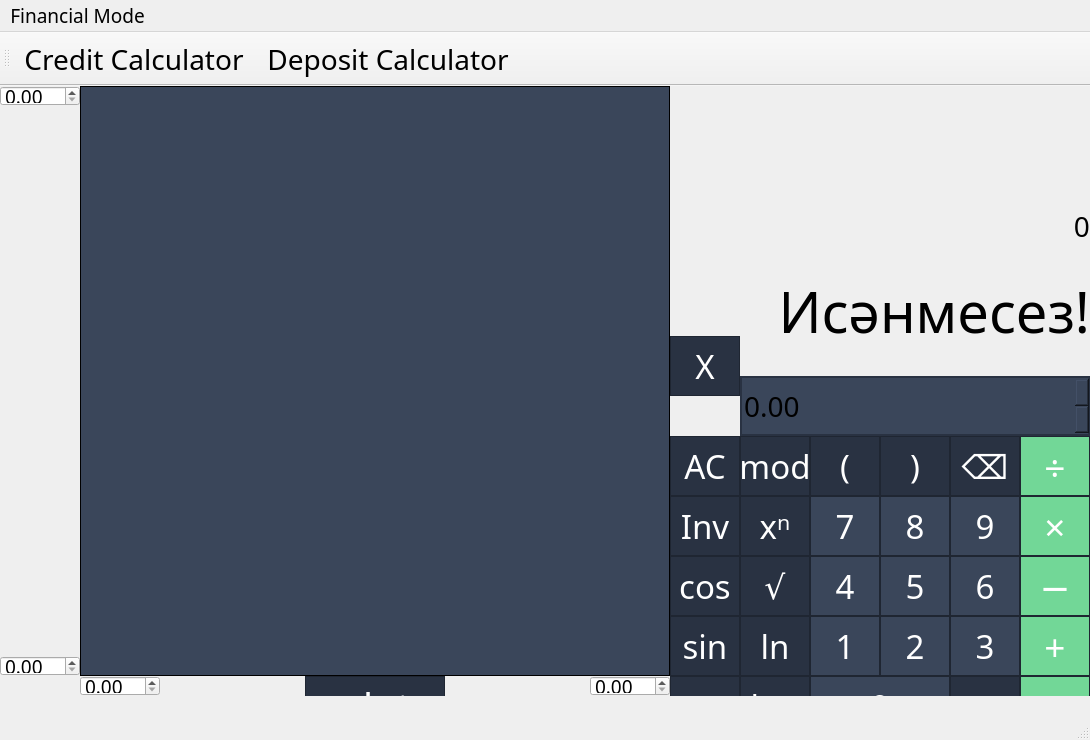
 <widget class="QMainWindow" name="MainWindow">
  <property name="geometry">
   <rect>
    <x>0</x>
    <y>0</y>
    <width>1090</width>
    <height>740</height>
   </rect>
  </property>
  <property name="sizePolicy">
   <sizepolicy hsizetype="Preferred" vsizetype="Preferred">
    <horstretch>0</horstretch>
    <verstretch>0</verstretch>
   </sizepolicy>
  </property>
  <property name="font">
   <font>
    <family>Arial Rounded MT Bold</family>
    <pointsize>14</pointsize>
   </font>
  </property>
  <property name="windowTitle">
   <string>SmartCalc_v1.0</string>
  </property>
  <property name="styleSheet">
   <string notr="true"/>
  </property>
  <property name="iconSize">
   <size>
    <width>21</width>
    <height>21</height>
   </size>
  </property>
  <widget class="QWidget" name="centralwidget">
   <widget class="QPushButton" name="pushButton_AC">
    <property name="geometry">
     <rect>
      <x>670</x>
      <y>350</y>
      <width>70</width>
      <height>60</height>
     </rect>
    </property>
    <property name="sizePolicy">
     <sizepolicy hsizetype="Minimum" vsizetype="Minimum">
      <horstretch>0</horstretch>
      <verstretch>0</verstretch>
     </sizepolicy>
    </property>
    <property name="font">
     <font>
      <family>Arial Rounded MT Bold</family>
      <pointsize>25</pointsize>
     </font>
    </property>
    <property name="styleSheet">
     <string notr="true">QPushButton {
	border: 1px solid rgb(31, 38, 50);
	background-color: rgb(41, 50, 66);
	color: white;
}

QPushButton:pressed {
	background-color: rgb(32, 39, 53);
}</string>
    </property>
    <property name="text">
     <string>AC</string>
    </property>
   </widget>
   <widget class="QPushButton" name="pushButton_7">
    <property name="geometry">
     <rect>
      <x>810</x>
      <y>410</y>
      <width>70</width>
      <height>60</height>
     </rect>
    </property>
    <property name="sizePolicy">
     <sizepolicy hsizetype="Minimum" vsizetype="Minimum">
      <horstretch>0</horstretch>
      <verstretch>0</verstretch>
     </sizepolicy>
    </property>
    <property name="font">
     <font>
      <family>Arial Rounded MT Bold</family>
      <pointsize>25</pointsize>
     </font>
    </property>
    <property name="styleSheet">
     <string notr="true">QPushButton {
	border: 1px solid rgb(31, 38, 50);
	background-color: rgb(58, 70, 90);
	color: white;
}

QPushButton:pressed {
	background-color: rgb(50, 61, 79)
}</string>
    </property>
    <property name="text">
     <string>7</string>
    </property>
   </widget>
   <widget class="QPushButton" name="pushButton_4">
    <property name="geometry">
     <rect>
      <x>810</x>
      <y>470</y>
      <width>70</width>
      <height>60</height>
     </rect>
    </property>
    <property name="sizePolicy">
     <sizepolicy hsizetype="Minimum" vsizetype="Minimum">
      <horstretch>0</horstretch>
      <verstretch>0</verstretch>
     </sizepolicy>
    </property>
    <property name="font">
     <font>
      <family>Arial Rounded MT Bold</family>
      <pointsize>25</pointsize>
     </font>
    </property>
    <property name="styleSheet">
     <string notr="true">QPushButton {
	border: 1px solid rgb(31, 38, 50);
	background-color: rgb(58, 70, 90);
	color: white;
}

QPushButton:pressed {
	background-color: rgb(50, 61, 79)
}</string>
    </property>
    <property name="text">
     <string>4</string>
    </property>
   </widget>
   <widget class="QPushButton" name="pushButton_1">
    <property name="geometry">
     <rect>
      <x>810</x>
      <y>530</y>
      <width>70</width>
      <height>60</height>
     </rect>
    </property>
    <property name="sizePolicy">
     <sizepolicy hsizetype="Minimum" vsizetype="Minimum">
      <horstretch>0</horstretch>
      <verstretch>0</verstretch>
     </sizepolicy>
    </property>
    <property name="font">
     <font>
      <family>Arial Rounded MT Bold</family>
      <pointsize>25</pointsize>
     </font>
    </property>
    <property name="styleSheet">
     <string notr="true">QPushButton {
	border: 1px solid rgb(31, 38, 50);
	background-color: rgb(58, 70, 90);
	color: white;
}

QPushButton:pressed {
	background-color: rgb(50, 61, 79)
}</string>
    </property>
    <property name="text">
     <string>1</string>
    </property>
   </widget>
   <widget class="QPushButton" name="pushButton_0">
    <property name="geometry">
     <rect>
      <x>810</x>
      <y>590</y>
      <width>140</width>
      <height>60</height>
     </rect>
    </property>
    <property name="sizePolicy">
     <sizepolicy hsizetype="Minimum" vsizetype="Minimum">
      <horstretch>0</horstretch>
      <verstretch>0</verstretch>
     </sizepolicy>
    </property>
    <property name="font">
     <font>
      <family>Arial Rounded MT Bold</family>
      <pointsize>25</pointsize>
     </font>
    </property>
    <property name="styleSheet">
     <string notr="true">QPushButton {
	border: 1px solid rgb(31, 38, 50);
	background-color: rgb(58, 70, 90);
	color: white;
}

QPushButton:pressed {
	background-color: rgb(50, 61, 79)
}</string>
    </property>
    <property name="text">
     <string>0</string>
    </property>
   </widget>
   <widget class="QPushButton" name="pushButton_8">
    <property name="geometry">
     <rect>
      <x>880</x>
      <y>410</y>
      <width>70</width>
      <height>60</height>
     </rect>
    </property>
    <property name="sizePolicy">
     <sizepolicy hsizetype="Minimum" vsizetype="Minimum">
      <horstretch>0</horstretch>
      <verstretch>0</verstretch>
     </sizepolicy>
    </property>
    <property name="font">
     <font>
      <family>Arial Rounded MT Bold</family>
      <pointsize>25</pointsize>
     </font>
    </property>
    <property name="styleSheet">
     <string notr="true">QPushButton {
	border: 1px solid rgb(31, 38, 50);
	background-color: rgb(58, 70, 90);
	color: white;
}

QPushButton:pressed {
	background-color: rgb(50, 61, 79)
}</string>
    </property>
    <property name="text">
     <string>8</string>
    </property>
   </widget>
   <widget class="QPushButton" name="pushButton_5">
    <property name="geometry">
     <rect>
      <x>880</x>
      <y>470</y>
      <width>70</width>
      <height>60</height>
     </rect>
    </property>
    <property name="sizePolicy">
     <sizepolicy hsizetype="Minimum" vsizetype="Minimum">
      <horstretch>0</horstretch>
      <verstretch>0</verstretch>
     </sizepolicy>
    </property>
    <property name="font">
     <font>
      <family>Arial Rounded MT Bold</family>
      <pointsize>25</pointsize>
     </font>
    </property>
    <property name="styleSheet">
     <string notr="true">QPushButton {
	border: 1px solid rgb(31, 38, 50);
	background-color: rgb(58, 70, 90);
	color: white;
}

QPushButton:pressed {
	background-color: rgb(50, 61, 79)
}</string>
    </property>
    <property name="text">
     <string>5</string>
    </property>
   </widget>
   <widget class="QPushButton" name="pushButton_2">
    <property name="geometry">
     <rect>
      <x>880</x>
      <y>530</y>
      <width>70</width>
      <height>60</height>
     </rect>
    </property>
    <property name="sizePolicy">
     <sizepolicy hsizetype="Minimum" vsizetype="Minimum">
      <horstretch>0</horstretch>
      <verstretch>0</verstretch>
     </sizepolicy>
    </property>
    <property name="font">
     <font>
      <family>Arial Rounded MT Bold</family>
      <pointsize>25</pointsize>
     </font>
    </property>
    <property name="styleSheet">
     <string notr="true">QPushButton {
	border: 1px solid rgb(31, 38, 50);
	background-color: rgb(58, 70, 90);
	color: white;
}

QPushButton:pressed {
	background-color: rgb(50, 61, 79)
}</string>
    </property>
    <property name="text">
     <string>2</string>
    </property>
   </widget>
   <widget class="QPushButton" name="pushButton_9">
    <property name="geometry">
     <rect>
      <x>950</x>
      <y>410</y>
      <width>70</width>
      <height>60</height>
     </rect>
    </property>
    <property name="sizePolicy">
     <sizepolicy hsizetype="Minimum" vsizetype="Minimum">
      <horstretch>0</horstretch>
      <verstretch>0</verstretch>
     </sizepolicy>
    </property>
    <property name="font">
     <font>
      <family>Arial Rounded MT Bold</family>
      <pointsize>25</pointsize>
     </font>
    </property>
    <property name="styleSheet">
     <string notr="true">QPushButton {
	border: 1px solid rgb(31, 38, 50);
	background-color: rgb(58, 70, 90);
	color: white;
}

QPushButton:pressed {
	background-color: rgb(50, 61, 79)
}</string>
    </property>
    <property name="text">
     <string>9</string>
    </property>
   </widget>
   <widget class="QPushButton" name="pushButton_6">
    <property name="geometry">
     <rect>
      <x>950</x>
      <y>470</y>
      <width>70</width>
      <height>60</height>
     </rect>
    </property>
    <property name="sizePolicy">
     <sizepolicy hsizetype="Minimum" vsizetype="Minimum">
      <horstretch>0</horstretch>
      <verstretch>0</verstretch>
     </sizepolicy>
    </property>
    <property name="font">
     <font>
      <family>Arial Rounded MT Bold</family>
      <pointsize>25</pointsize>
     </font>
    </property>
    <property name="styleSheet">
     <string notr="true">QPushButton {
	border: 1px solid rgb(31, 38, 50);
	background-color: rgb(58, 70, 90);
	color: white;
}

QPushButton:pressed {
	background-color: rgb(50, 61, 79)
}</string>
    </property>
    <property name="text">
     <string>6</string>
    </property>
   </widget>
   <widget class="QPushButton" name="pushButton_3">
    <property name="geometry">
     <rect>
      <x>950</x>
      <y>530</y>
      <width>70</width>
      <height>60</height>
     </rect>
    </property>
    <property name="sizePolicy">
     <sizepolicy hsizetype="Minimum" vsizetype="Minimum">
      <horstretch>0</horstretch>
      <verstretch>0</verstretch>
     </sizepolicy>
    </property>
    <property name="font">
     <font>
      <family>Arial Rounded MT Bold</family>
      <pointsize>25</pointsize>
     </font>
    </property>
    <property name="styleSheet">
     <string notr="true">QPushButton {
	border: 1px solid rgb(31, 38, 50);
	background-color: rgb(58, 70, 90);
	color: white;
}

QPushButton:pressed {
	background-color: rgb(50, 61, 79)
}</string>
    </property>
    <property name="text">
     <string>3</string>
    </property>
   </widget>
   <widget class="QPushButton" name="pushButton_op_div">
    <property name="geometry">
     <rect>
      <x>1020</x>
      <y>350</y>
      <width>70</width>
      <height>60</height>
     </rect>
    </property>
    <property name="sizePolicy">
     <sizepolicy hsizetype="Minimum" vsizetype="Minimum">
      <horstretch>0</horstretch>
      <verstretch>0</verstretch>
     </sizepolicy>
    </property>
    <property name="font">
     <font>
      <family>Arial Rounded MT Bold</family>
      <pointsize>28</pointsize>
     </font>
    </property>
    <property name="styleSheet">
     <string notr="true">QPushButton {
	border: 1px solid rgb(31, 38, 50);
	background-color:rgb(114, 215, 151);
	color: white;
}

QPushButton:pressed {
	background-color: rgb(104, 196, 138);
}</string>
    </property>
    <property name="text">
     <string>÷</string>
    </property>
   </widget>
   <widget class="QPushButton" name="pushButton_op_mult">
    <property name="geometry">
     <rect>
      <x>1020</x>
      <y>410</y>
      <width>70</width>
      <height>60</height>
     </rect>
    </property>
    <property name="sizePolicy">
     <sizepolicy hsizetype="Minimum" vsizetype="Minimum">
      <horstretch>0</horstretch>
      <verstretch>0</verstretch>
     </sizepolicy>
    </property>
    <property name="font">
     <font>
      <family>Arial Rounded MT Bold</family>
      <pointsize>28</pointsize>
     </font>
    </property>
    <property name="styleSheet">
     <string notr="true">QPushButton {
	border: 1px solid rgb(31, 38, 50);
	background-color:rgb(114, 215, 151);
	color: white;
}

QPushButton:pressed {
	background-color: rgb(104, 196, 138);
}</string>
    </property>
    <property name="text">
     <string>×</string>
    </property>
   </widget>
   <widget class="QPushButton" name="pushButton_op_minus">
    <property name="geometry">
     <rect>
      <x>1020</x>
      <y>470</y>
      <width>70</width>
      <height>60</height>
     </rect>
    </property>
    <property name="sizePolicy">
     <sizepolicy hsizetype="Minimum" vsizetype="Minimum">
      <horstretch>0</horstretch>
      <verstretch>0</verstretch>
     </sizepolicy>
    </property>
    <property name="font">
     <font>
      <family>Arial Rounded MT Bold</family>
      <pointsize>28</pointsize>
     </font>
    </property>
    <property name="styleSheet">
     <string notr="true">QPushButton {
	border: 1px solid rgb(31, 38, 50);
	background-color:rgb(114, 215, 151);
	color: white;
}

QPushButton:pressed {
	background-color: rgb(104, 196, 138);
}</string>
    </property>
    <property name="text">
     <string>−</string>
    </property>
   </widget>
   <widget class="QPushButton" name="pushButton_op_plus">
    <property name="geometry">
     <rect>
      <x>1020</x>
      <y>530</y>
      <width>70</width>
      <height>60</height>
     </rect>
    </property>
    <property name="sizePolicy">
     <sizepolicy hsizetype="Minimum" vsizetype="Minimum">
      <horstretch>0</horstretch>
      <verstretch>0</verstretch>
     </sizepolicy>
    </property>
    <property name="font">
     <font>
      <family>Arial Rounded MT Bold</family>
      <pointsize>28</pointsize>
     </font>
    </property>
    <property name="styleSheet">
     <string notr="true">QPushButton {
	border: 1px solid rgb(31, 38, 50);
	background-color:rgb(114, 215, 151);
	color: white;
}

QPushButton:pressed {
	background-color: rgb(104, 196, 138);
}</string>
    </property>
    <property name="text">
     <string>+</string>
    </property>
   </widget>
   <widget class="QPushButton" name="pushButton_dot">
    <property name="geometry">
     <rect>
      <x>950</x>
      <y>590</y>
      <width>70</width>
      <height>60</height>
     </rect>
    </property>
    <property name="sizePolicy">
     <sizepolicy hsizetype="Minimum" vsizetype="Minimum">
      <horstretch>0</horstretch>
      <verstretch>0</verstretch>
     </sizepolicy>
    </property>
    <property name="font">
     <font>
      <family>Arial Rounded MT Bold</family>
      <pointsize>25</pointsize>
     </font>
    </property>
    <property name="styleSheet">
     <string notr="true">QPushButton {
	border: 1px solid rgb(31, 38, 50);
	background-color: rgb(41, 50, 66);
	color: white;
}

QPushButton:pressed {
	background-color: rgb(32, 39, 53);
}</string>
    </property>
    <property name="text">
     <string>.</string>
    </property>
    <property name="checkable">
     <bool>true</bool>
    </property>
    <property name="checked">
     <bool>false</bool>
    </property>
   </widget>
   <widget class="QPushButton" name="pushButton_calc">
    <property name="geometry">
     <rect>
      <x>1020</x>
      <y>590</y>
      <width>70</width>
      <height>60</height>
     </rect>
    </property>
    <property name="font">
     <font>
      <family>Arial Rounded MT Bold</family>
      <pointsize>28</pointsize>
      <italic>false</italic>
      <bold>false</bold>
      <underline>false</underline>
      <kerning>true</kerning>
     </font>
    </property>
    <property name="mouseTracking">
     <bool>false</bool>
    </property>
    <property name="styleSheet">
     <string notr="true">QPushButton {
	border: 1px solid rgb(31, 38, 50);
	background-color:rgb(114, 215, 151);
	color: white;
}

QPushButton:pressed {
	background-color: rgb(104, 196, 138);
}</string>
    </property>
    <property name="text">
     <string extracomment="Calculate">=</string>
    </property>
    <property name="iconSize">
     <size>
      <width>1</width>
      <height>1</height>
     </size>
    </property>
    <property name="checkable">
     <bool>false</bool>
    </property>
    <property name="checked">
     <bool>false</bool>
    </property>
   </widget>
   <widget class="QPushButton" name="pushButton_open_bracket">
    <property name="geometry">
     <rect>
      <x>810</x>
      <y>350</y>
      <width>70</width>
      <height>60</height>
     </rect>
    </property>
    <property name="sizePolicy">
     <sizepolicy hsizetype="Minimum" vsizetype="Minimum">
      <horstretch>0</horstretch>
      <verstretch>0</verstretch>
     </sizepolicy>
    </property>
    <property name="font">
     <font>
      <family>Arial Rounded MT Bold</family>
      <pointsize>25</pointsize>
     </font>
    </property>
    <property name="styleSheet">
     <string notr="true">QPushButton {
	border: 1px solid rgb(31, 38, 50);
	background-color: rgb(41, 50, 66);
	color: white;
}

QPushButton:pressed {
	background-color: rgb(32, 39, 53);
}</string>
    </property>
    <property name="text">
     <string>(</string>
    </property>
   </widget>
   <widget class="QPushButton" name="pushButton_close_bracket">
    <property name="geometry">
     <rect>
      <x>880</x>
      <y>350</y>
      <width>70</width>
      <height>60</height>
     </rect>
    </property>
    <property name="sizePolicy">
     <sizepolicy hsizetype="Minimum" vsizetype="Minimum">
      <horstretch>0</horstretch>
      <verstretch>0</verstretch>
     </sizepolicy>
    </property>
    <property name="font">
     <font>
      <family>Arial Rounded MT Bold</family>
      <pointsize>25</pointsize>
     </font>
    </property>
    <property name="styleSheet">
     <string notr="true">QPushButton {
	border: 1px solid rgb(31, 38, 50);
	background-color: rgb(41, 50, 66);
	color: white;
}

QPushButton:pressed {
	background-color: rgb(32, 39, 53);
}</string>
    </property>
    <property name="text">
     <string>)</string>
    </property>
   </widget>
   <widget class="QLabel" name="label_input">
    <property name="geometry">
     <rect>
      <x>670</x>
      <y>0</y>
      <width>420</width>
      <height>160</height>
     </rect>
    </property>
    <property name="sizePolicy">
     <sizepolicy hsizetype="Preferred" vsizetype="Preferred">
      <horstretch>0</horstretch>
      <verstretch>0</verstretch>
     </sizepolicy>
    </property>
    <property name="font">
     <font>
      <family>Arial Rounded MT Bold</family>
      <pointsize>21</pointsize>
     </font>
    </property>
    <property name="styleSheet">
     <string notr="true">QLabel {
	border: disable;
}</string>
    </property>
    <property name="frameShape">
     <enum>QFrame::StyledPanel</enum>
    </property>
    <property name="text">
     <string>0</string>
    </property>
    <property name="alignment">
     <set>Qt::AlignBottom|Qt::AlignRight|Qt::AlignTrailing</set>
    </property>
    <property name="wordWrap">
     <bool>true</bool>
    </property>
    <property name="margin">
     <number>11</number>
    </property>
    <property name="indent">
     <number>-1</number>
    </property>
   </widget>
   <widget class="QDoubleSpinBox" name="doubleSpinBox_var">
    <property name="enabled">
     <bool>true</bool>
    </property>
    <property name="geometry">
     <rect>
      <x>740</x>
      <y>290</y>
      <width>350</width>
      <height>60</height>
     </rect>
    </property>
    <property name="font">
     <font>
      <family>Arial Rounded MT Bold</family>
      <pointsize>21</pointsize>
     </font>
    </property>
    <property name="mouseTracking">
     <bool>false</bool>
    </property>
    <property name="styleSheet">
     <string notr="true">QDoubleSpinBox {
	border : 2px solid rgb(41, 50, 66);
	background : rgb(58, 70, 90);
}</string>
    </property>
    <property name="singleStep">
     <double>0.100000000000000</double>
    </property>
   </widget>
   <widget class="QPushButton" name="pushButton_delete_prev">
    <property name="geometry">
     <rect>
      <x>950</x>
      <y>350</y>
      <width>70</width>
      <height>60</height>
     </rect>
    </property>
    <property name="sizePolicy">
     <sizepolicy hsizetype="Minimum" vsizetype="Minimum">
      <horstretch>0</horstretch>
      <verstretch>0</verstretch>
     </sizepolicy>
    </property>
    <property name="font">
     <font>
      <family>Arial Rounded MT Bold</family>
      <pointsize>25</pointsize>
     </font>
    </property>
    <property name="styleSheet">
     <string notr="true">QPushButton {
	border: 1px solid rgb(31, 38, 50);
	background-color: rgb(41, 50, 66);
	color: white;
}

QPushButton:pressed {
	background-color: rgb(32, 39, 53);
}</string>
    </property>
    <property name="text">
     <string>⌫</string>
    </property>
   </widget>
   <widget class="QPushButton" name="pushButton_mfunc_sqrt">
    <property name="geometry">
     <rect>
      <x>740</x>
      <y>470</y>
      <width>70</width>
      <height>60</height>
     </rect>
    </property>
    <property name="sizePolicy">
     <sizepolicy hsizetype="Minimum" vsizetype="Minimum">
      <horstretch>0</horstretch>
      <verstretch>0</verstretch>
     </sizepolicy>
    </property>
    <property name="font">
     <font>
      <family>Arial Rounded MT Bold</family>
      <pointsize>25</pointsize>
     </font>
    </property>
    <property name="styleSheet">
     <string notr="true">QPushButton {
	border: 1px solid rgb(31, 38, 50);
	background-color: rgb(41, 50, 66);
	color: white;
}

QPushButton:pressed {
	background-color: rgb(32, 39, 53);
}</string>
    </property>
    <property name="text">
     <string>√</string>
    </property>
   </widget>
   <widget class="QPushButton" name="pushButton_mfunc_cos">
    <property name="geometry">
     <rect>
      <x>670</x>
      <y>470</y>
      <width>70</width>
      <height>60</height>
     </rect>
    </property>
    <property name="sizePolicy">
     <sizepolicy hsizetype="Minimum" vsizetype="Minimum">
      <horstretch>0</horstretch>
      <verstretch>0</verstretch>
     </sizepolicy>
    </property>
    <property name="font">
     <font>
      <family>Arial Rounded MT Bold</family>
      <pointsize>25</pointsize>
     </font>
    </property>
    <property name="styleSheet">
     <string notr="true">QPushButton {
	border: 1px solid rgb(31, 38, 50);
	background-color: rgb(41, 50, 66);
	color: white;
}

QPushButton:pressed {
	background-color: rgb(32, 39, 53);
}</string>
    </property>
    <property name="text">
     <string>cos</string>
    </property>
   </widget>
   <widget class="QPushButton" name="pushButton_mfunc_sin">
    <property name="geometry">
     <rect>
      <x>670</x>
      <y>530</y>
      <width>70</width>
      <height>60</height>
     </rect>
    </property>
    <property name="sizePolicy">
     <sizepolicy hsizetype="Minimum" vsizetype="Minimum">
      <horstretch>0</horstretch>
      <verstretch>0</verstretch>
     </sizepolicy>
    </property>
    <property name="font">
     <font>
      <family>Arial Rounded MT Bold</family>
      <pointsize>25</pointsize>
     </font>
    </property>
    <property name="styleSheet">
     <string notr="true">QPushButton {
	border: 1px solid rgb(31, 38, 50);
	background-color: rgb(41, 50, 66);
	color: white;
}

QPushButton:pressed {
	background-color: rgb(32, 39, 53);
}</string>
    </property>
    <property name="text">
     <string>sin</string>
    </property>
   </widget>
   <widget class="QPushButton" name="pushButton_mfunc_tan">
    <property name="geometry">
     <rect>
      <x>670</x>
      <y>590</y>
      <width>70</width>
      <height>60</height>
     </rect>
    </property>
    <property name="sizePolicy">
     <sizepolicy hsizetype="Minimum" vsizetype="Minimum">
      <horstretch>0</horstretch>
      <verstretch>0</verstretch>
     </sizepolicy>
    </property>
    <property name="font">
     <font>
      <family>Arial Rounded MT Bold</family>
      <pointsize>25</pointsize>
     </font>
    </property>
    <property name="styleSheet">
     <string notr="true">QPushButton {
	border: 1px solid rgb(31, 38, 50);
	background-color: rgb(41, 50, 66);
	color: white;
}

QPushButton:pressed {
	background-color: rgb(32, 39, 53);
}</string>
    </property>
    <property name="text">
     <string>tan</string>
    </property>
   </widget>
   <widget class="QPushButton" name="pushButton_mfunc_ln">
    <property name="geometry">
     <rect>
      <x>740</x>
      <y>530</y>
      <width>70</width>
      <height>60</height>
     </rect>
    </property>
    <property name="sizePolicy">
     <sizepolicy hsizetype="Minimum" vsizetype="Minimum">
      <horstretch>0</horstretch>
      <verstretch>0</verstretch>
     </sizepolicy>
    </property>
    <property name="font">
     <font>
      <family>Arial Rounded MT Bold</family>
      <pointsize>25</pointsize>
     </font>
    </property>
    <property name="styleSheet">
     <string notr="true">QPushButton {
	border: 1px solid rgb(31, 38, 50);
	background-color: rgb(41, 50, 66);
	color: white;
}

QPushButton:pressed {
	background-color: rgb(32, 39, 53);
}</string>
    </property>
    <property name="text">
     <string>ln</string>
    </property>
   </widget>
   <widget class="QPushButton" name="pushButton_mfunc_log">
    <property name="geometry">
     <rect>
      <x>740</x>
      <y>590</y>
      <width>70</width>
      <height>60</height>
     </rect>
    </property>
    <property name="sizePolicy">
     <sizepolicy hsizetype="Minimum" vsizetype="Minimum">
      <horstretch>0</horstretch>
      <verstretch>0</verstretch>
     </sizepolicy>
    </property>
    <property name="font">
     <font>
      <family>Arial Rounded MT Bold</family>
      <pointsize>25</pointsize>
     </font>
    </property>
    <property name="styleSheet">
     <string notr="true">QPushButton {
	border: 1px solid rgb(31, 38, 50);
	background-color: rgb(41, 50, 66);
	color: white;
}

QPushButton:pressed {
	background-color: rgb(32, 39, 53);
}</string>
    </property>
    <property name="text">
     <string>log</string>
    </property>
   </widget>
   <widget class="QPushButton" name="pushButton_op_pow">
    <property name="geometry">
     <rect>
      <x>740</x>
      <y>410</y>
      <width>70</width>
      <height>60</height>
     </rect>
    </property>
    <property name="sizePolicy">
     <sizepolicy hsizetype="Minimum" vsizetype="Minimum">
      <horstretch>0</horstretch>
      <verstretch>0</verstretch>
     </sizepolicy>
    </property>
    <property name="font">
     <font>
      <family>Arial Rounded MT Bold</family>
      <pointsize>25</pointsize>
     </font>
    </property>
    <property name="styleSheet">
     <string notr="true">QPushButton {
	border: 1px solid rgb(31, 38, 50);
	background-color: rgb(41, 50, 66);
	color: white;
}

QPushButton:pressed {
	background-color: rgb(32, 39, 53);
}</string>
    </property>
    <property name="text">
     <string>xⁿ</string>
    </property>
   </widget>
   <widget class="QPushButton" name="pushButton_var">
    <property name="geometry">
     <rect>
      <x>670</x>
      <y>250</y>
      <width>70</width>
      <height>60</height>
     </rect>
    </property>
    <property name="sizePolicy">
     <sizepolicy hsizetype="Minimum" vsizetype="Minimum">
      <horstretch>0</horstretch>
      <verstretch>0</verstretch>
     </sizepolicy>
    </property>
    <property name="font">
     <font>
      <family>Arial Rounded MT Bold</family>
      <pointsize>25</pointsize>
     </font>
    </property>
    <property name="styleSheet">
     <string notr="true">QPushButton {
	border: 1px solid rgb(31, 38, 50);
	background-color: rgb(41, 50, 66);
	color: white;
}

QPushButton:pressed {
	background-color: rgb(32, 39, 53);
}</string>
    </property>
    <property name="text">
     <string>X</string>
    </property>
   </widget>
   <widget class="QPushButton" name="pushButton_mfunc_inv">
    <property name="geometry">
     <rect>
      <x>670</x>
      <y>410</y>
      <width>70</width>
      <height>60</height>
     </rect>
    </property>
    <property name="sizePolicy">
     <sizepolicy hsizetype="Minimum" vsizetype="Minimum">
      <horstretch>0</horstretch>
      <verstretch>0</verstretch>
     </sizepolicy>
    </property>
    <property name="font">
     <font>
      <family>Arial Rounded MT Bold</family>
      <pointsize>25</pointsize>
     </font>
    </property>
    <property name="styleSheet">
     <string notr="true">QPushButton {
	border: 1px solid rgb(31, 38, 50);
	background-color: rgb(41, 50, 66);
	color: white;
}

QPushButton:checked {
	background-color: rgb(32, 39, 53);
}</string>
    </property>
    <property name="text">
     <string>Inv</string>
    </property>
   </widget>
   <widget class="QPushButton" name="pushButton_op_mod">
    <property name="geometry">
     <rect>
      <x>740</x>
      <y>350</y>
      <width>70</width>
      <height>60</height>
     </rect>
    </property>
    <property name="sizePolicy">
     <sizepolicy hsizetype="Minimum" vsizetype="Minimum">
      <horstretch>0</horstretch>
      <verstretch>0</verstretch>
     </sizepolicy>
    </property>
    <property name="font">
     <font>
      <family>Arial Rounded MT Bold</family>
      <pointsize>25</pointsize>
     </font>
    </property>
    <property name="styleSheet">
     <string notr="true">QPushButton {
	border: 1px solid rgb(31, 38, 50);
	background-color: rgb(41, 50, 66);
	color: white;
}

QPushButton:pressed {
	background-color: rgb(32, 39, 53);
}</string>
    </property>
    <property name="text">
     <string>mod</string>
    </property>
   </widget>
   <widget class="QCustomPlot" name="expression_graph" native="true">
    <property name="geometry">
     <rect>
      <x>80</x>
      <y>0</y>
      <width>590</width>
      <height>590</height>
     </rect>
    </property>
    <property name="styleSheet">
     <string notr="true">QWidget {
	border: 1px solid black;	
	background-color: rgb(58, 70, 90);
}</string>
    </property>
   </widget>
   <widget class="QPushButton" name="pushButton_print_graph">
    <property name="geometry">
     <rect>
      <x>305</x>
      <y>590</y>
      <width>140</width>
      <height>60</height>
     </rect>
    </property>
    <property name="sizePolicy">
     <sizepolicy hsizetype="Minimum" vsizetype="Minimum">
      <horstretch>0</horstretch>
      <verstretch>0</verstretch>
     </sizepolicy>
    </property>
    <property name="font">
     <font>
      <family>Arial Rounded MT Bold</family>
      <pointsize>29</pointsize>
     </font>
    </property>
    <property name="styleSheet">
     <string notr="true">QPushButton {
	border: 1px solid rgb(31, 38, 50);
	background-color: rgb(41, 50, 66);
	color: white;
}

QPushButton:pressed {
	background-color: rgb(32, 39, 53);
}</string>
    </property>
    <property name="text">
     <string>plot</string>
    </property>
    <property name="checkable">
     <bool>true</bool>
    </property>
    <property name="checked">
     <bool>false</bool>
    </property>
   </widget>
   <widget class="QDoubleSpinBox" name="doubleSpinBox_xmin">
    <property name="geometry">
     <rect>
      <x>80</x>
      <y>590</y>
      <width>80</width>
      <height>20</height>
     </rect>
    </property>
   </widget>
   <widget class="QDoubleSpinBox" name="doubleSpinBox_xmax">
    <property name="geometry">
     <rect>
      <x>590</x>
      <y>590</y>
      <width>80</width>
      <height>20</height>
     </rect>
    </property>
   </widget>
   <widget class="QDoubleSpinBox" name="doubleSpinBox_ymin">
    <property name="geometry">
     <rect>
      <x>0</x>
      <y>570</y>
      <width>80</width>
      <height>20</height>
     </rect>
    </property>
   </widget>
   <widget class="QDoubleSpinBox" name="doubleSpinBox_ymax">
    <property name="geometry">
     <rect>
      <x>0</x>
      <y>0</y>
      <width>80</width>
      <height>20</height>
     </rect>
    </property>
   </widget>
   <widget class="QLabel" name="label_output">
    <property name="geometry">
     <rect>
      <x>670</x>
      <y>160</y>
      <width>420</width>
      <height>130</height>
     </rect>
    </property>
    <property name="sizePolicy">
     <sizepolicy hsizetype="Preferred" vsizetype="Preferred">
      <horstretch>0</horstretch>
      <verstretch>11</verstretch>
     </sizepolicy>
    </property>
    <property name="font">
     <font>
      <family>Arial Rounded MT Bold</family>
      <pointsize>42</pointsize>
     </font>
    </property>
    <property name="styleSheet">
     <string notr="true">QLabel {
	border: disable;
}</string>
    </property>
    <property name="frameShape">
     <enum>QFrame::StyledPanel</enum>
    </property>
    <property name="frameShadow">
     <enum>QFrame::Plain</enum>
    </property>
    <property name="lineWidth">
     <number>0</number>
    </property>
    <property name="text">
     <string>Исәнмесез!</string>
    </property>
    <property name="textFormat">
     <enum>Qt::AutoText</enum>
    </property>
    <property name="alignment">
     <set>Qt::AlignRight|Qt::AlignTrailing|Qt::AlignVCenter</set>
    </property>
    <property name="wordWrap">
     <bool>true</bool>
    </property>
    <property name="margin">
     <number>11</number>
    </property>
   </widget>
  </widget>
  <widget class="QMenuBar" name="menuBar">
   <property name="geometry">
    <rect>
     <x>0</x>
     <y>0</y>
     <width>1090</width>
     <height>24</height>
    </rect>
   </property>
   <widget class="QMenu" name="menuCalcMode">
    <property name="title">
     <string>Financial Mode</string>
    </property>
    <addaction name="action_credit_calculator"/>
    <addaction name="action_deposit_calculator"/>
   </widget>
   <addaction name="menuCalcMode"/>
  </widget>
  <widget class="QToolBar" name="toolBar">
   <property name="font">
    <font>
     <family>.AppleSystemUIFont</family>
     <pointsize>21</pointsize>
    </font>
   </property>
   <property name="windowTitle">
    <string>toolBar</string>
   </property>
   <attribute name="toolBarArea">
    <enum>TopToolBarArea</enum>
   </attribute>
   <attribute name="toolBarBreak">
    <bool>false</bool>
   </attribute>
   <addaction name="action_credit_calculator"/>
   <addaction name="action_deposit_calculator"/>
  </widget>
  <widget class="QStatusBar" name="statusBar">
   <property name="font">
    <font>
     <family>Arial Rounded MT Bold</family>
     <pointsize>21</pointsize>
    </font>
   </property>
  </widget>
  <action name="action_credit_calculator">
   <property name="text">
    <string>Credit Calculator</string>
   </property>
   <property name="toolTip">
    <string>Credit Calculator</string>
   </property>
   <property name="font">
    <font>
     <family>Arial Rounded MT Bold</family>
     <pointsize>21</pointsize>
    </font>
   </property>
  </action>
  <action name="action_deposit_calculator">
   <property name="text">
    <string>Deposit Calculator</string>
   </property>
   <property name="toolTip">
    <string>Deposit Calculator</string>
   </property>
   <property name="font">
    <font>
     <family>Arial Rounded MT Bold</family>
     <pointsize>21</pointsize>
    </font>
   </property>
  </action>
 </widget>
